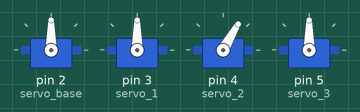
This sketch was run on a simulated Arduino Uno, built with avr-gcc and run on an emulated ATmega328P. Shown: 4 × servo.

Above: at 0.3 s.
Timing chart, 0 to 1.8 s (numbered marks = the images above):
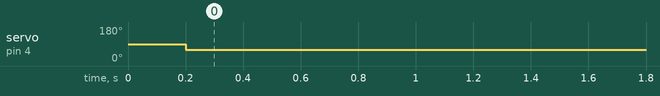

The sketch:

servo.ino
```cpp
#include <Servo.h>

Servo servo_base;
Servo servo_1;
Servo servo_2;
Servo servo_3;

int pos = 0;

void move_servo(int a0,int a1 ,int a2,int a3){
  servo_base.write(a0);
  delay(100);
  servo_1.write(a1);
  delay(100);
  servo_2.write(60);
  delay(100);
  servo_3.write(a3);
  delay(100);
}
void setup() {
  servo_base.attach(2);
  servo_1.attach(3);
  servo_2.attach(4);
  servo_3.attach(5);
}

void loop() {
  move_servo(90,90,90,90);
}
```

Measured:
- by itself, servo on pin 4 (servo_2): 90° → 60° at 0.20 s
